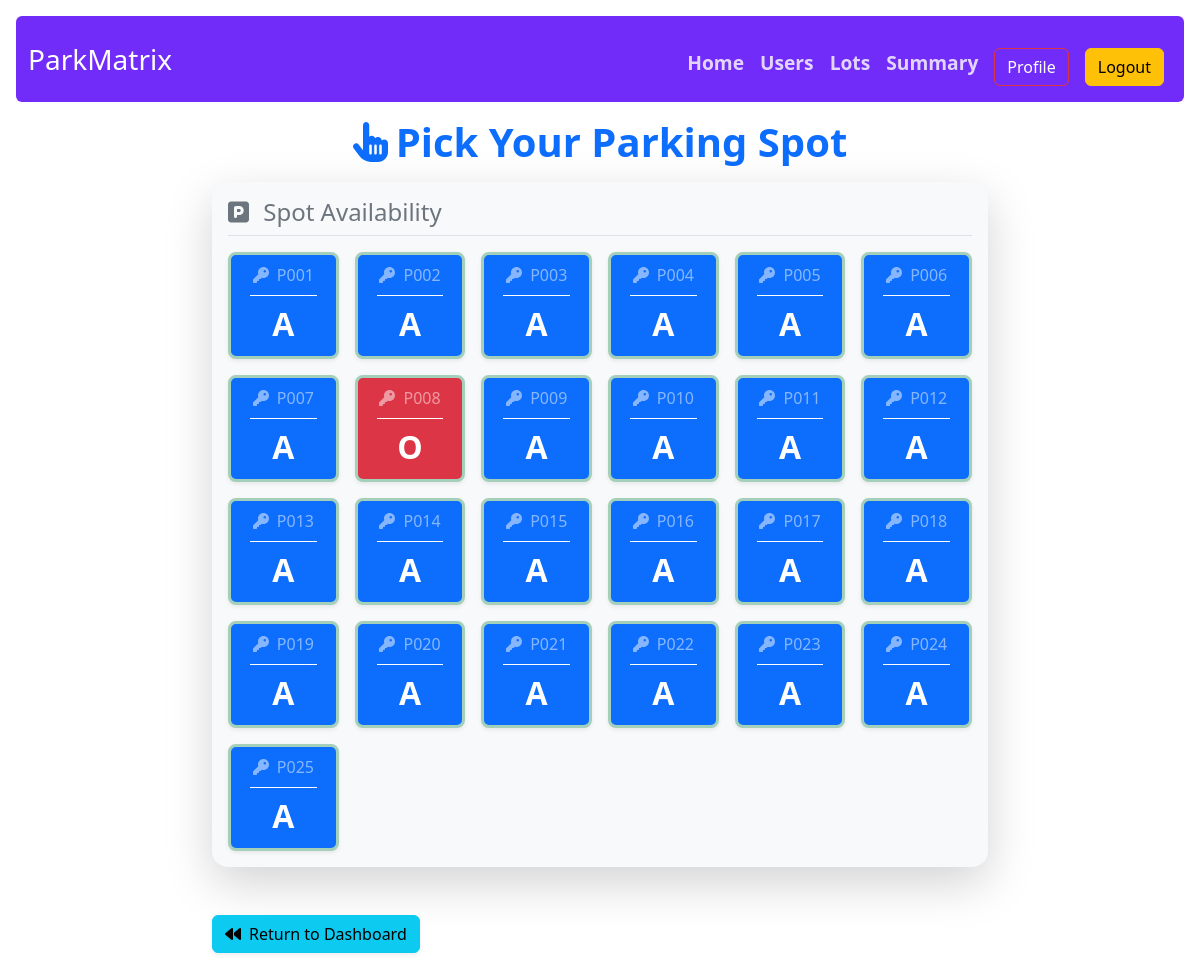
Page /book_spot/1 (signed in) on the earlier database version.
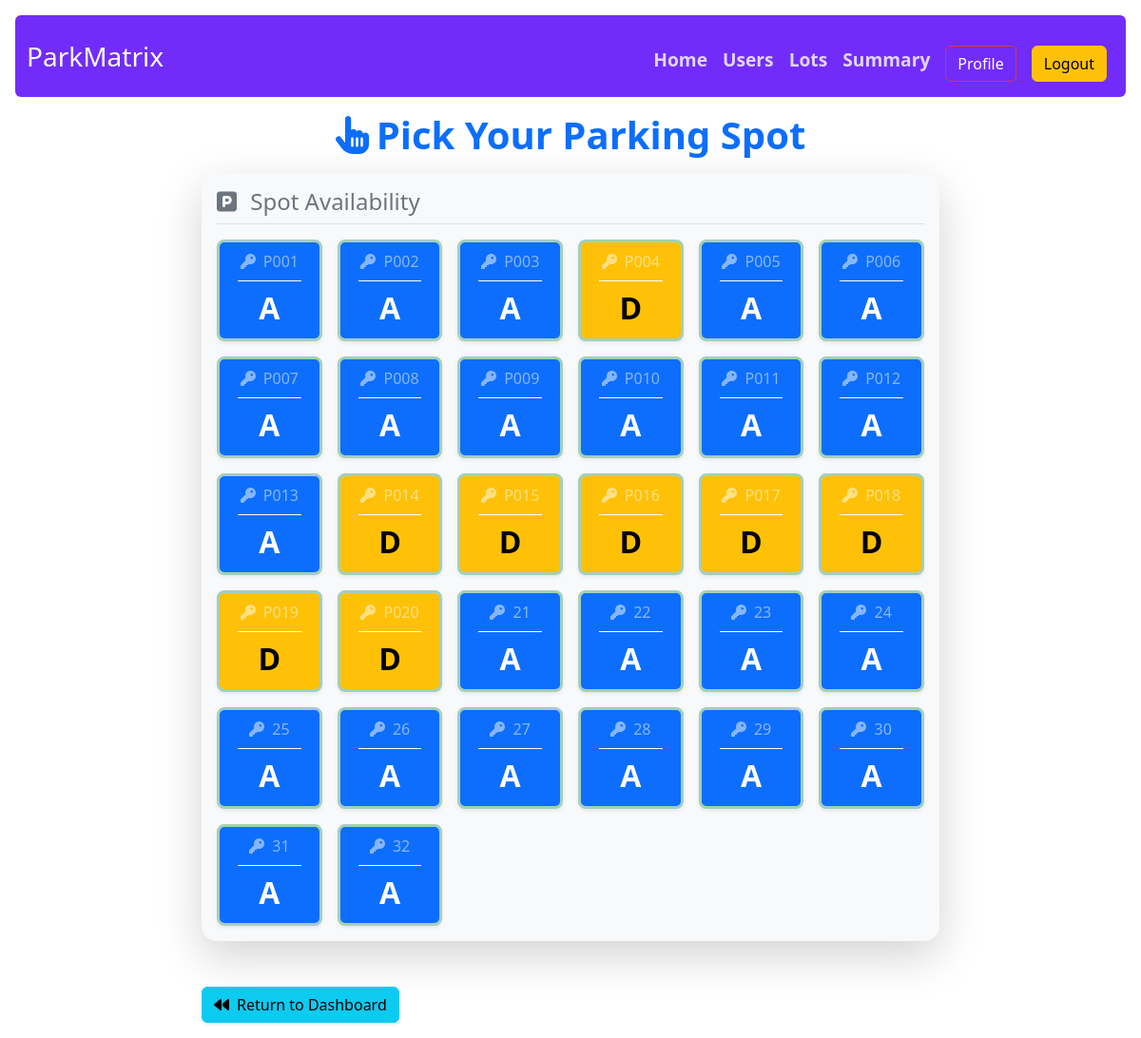
Same page on the later database version.
### models.py (models this page shows)
class ParkingSpot(db.Model):
    id = db.Column(db.Integer , primary_key = True)
    lot_id = db.Column(db.Integer, db.ForeignKey(ParkingLot.id), nullable = False)
    occupied_status = db.Column(db.Boolean , nullable = False , default = False)
    spot_number = db.Column(db.String(6), nullable = False)
    deleted_spot = db.Column(db.Boolean,default=True,nullable = False)
    booked_spots = db.relationship("Bookedspot", backref="parking_spot", lazy=True)

### routes.py (the view)
@app.route('/book_spot/<int:lot_id>')
@auth_required
def book_spot(lot_id):
    user = User.query.get(session['user_id'])
    if Bookedspot.query.filter_by(user_id=user.id, vehicle_released=False).first():
        flash("You already have an active booking.")
        return redirect(url_for('user_dashboard'))
    spots = ParkingSpot.query.filter_by(lot_id=lot_id).all()
    if not spots:
        flash("Invalid lot or no spots available.")
        return redirect(url_for('user_dashboard'))
    return render_template('lots_list.html', spots=spots)

### routes.py (called while the page is built)
@app.context_processor
def inject_user():
    user = None
    if 'user_id' in session:
        user = User.query.get(session['user_id'])
    return dict(user=user)

def auth_required(func):
    @wraps(func)
    def inner(*args, **kwargs):
        if 'user_id' in session:
            return func(*args, **kwargs)
        else:
            flash("Please log in first.")
            return redirect(url_for('login'))
    return inner

### templates/lots_list.html (shortened to what this page needs)
{% extends 'layout.html' %}
{% block content %}
<div class="container-fluid my-3">
    <h1 class="text-center text-primary fw-bold mb-3"><i class="fa-solid fa-hand-pointer me-2"></i>Pick Your Parking Spot</h1>
    <div class="row justify-content-center">
        <div class="col-12 col-md-10 col-lg-8">
            <div class="p-3 bg-light rounded-4 shadow-lg mb-3">
                <h2 class="text-start fs-4 mb-3 border-bottom pb-2 text-secondary">
                    <i class="fa-solid fa-square-parking me-2"></i> Spot Availability
                </h2>
                <div class="row row-cols-3 row-cols-md-4 row-cols-lg-6 g-3 justify-content-start">
                    {% for spot in spots %}
                        <div class="col">
                            {% if spot.occupied_status  %}
                                <a href="{{ url_for('book_this_spot', spot_id = spot.id) }}" class="text-decoration-none d-block h-100">
                                    <button type="button" class="btn btn-danger w-100 h-100 shadow-sm border border-3 border-success-subtle rounded-3 d-flex flex-column align-items-center justify-content-between p-2">
                                        <p class="fs-6 text-white-50 fw-light mb-1"><i class="fa-solid fa-key me-1"></i> {{ spot.spot_number }}</p>
                                        <div class="w-75 border-bottom border-1 border-white my-1"></div>
                                        <p class="fs-2 fw-bold mb-0">O</p>
                                    </button>
                                </a>
                            {% elif not spot.deleted_spot %}
                            <a href="{{ url_for('book_this_spot', spot_id = spot.id) }}"
                                class="btn btn-warning w-100 h-100 shadow-sm border border-3 border-success-subtle rounded-3 d-flex flex-column align-items-center justify-content-between p-2">
                                <p class="fs-6 text-white-50 fw-light mb-1"><i class="fa-solid fa-key me-1"></i> {{
                                    spot.spot_number }}</p>
                                <div class="w-75 border-bottom border-1 border-white my-1"></div>
                                <p class="fs-2 fw-bold mb-0">D</p>
                            </a>
                            {% else %}
                            <a href="{{ url_for('book_this_spot', spot_id = spot.id) }}"
                                class="btn btn-primary w-100 h-100 shadow-sm border border-3 border-success-subtle rounded-3 d-flex flex-column align-items-center justify-content-between p-2">
                                <p class="fs-6 text-white-50 fw-light mb-1"><i class="fa-solid fa-key me-1"></i> {{
                                    spot.spot_number }}</p>
                                <div class="w-75 border-bottom border-1 border-white my-1"></div>
                                <p class="fs-2 fw-bold mb-0">A</p>
                            </a>
                            {% endif %}
                        </div>
                    {% endfor %}
                </div>
            </div>
            <div class="text-start mt-5">
                <a href="{{ url_for('return_to_dashboard') }}" class="btn btn-info shadow-sm">
                    <i class="fa-solid fa-backward me-2"></i>Return to Dashboard
                </a>
            </div>
        </div>
    </div>
</div>
{% endblock %}

Differences in the rows shown:
changed ParkingSpot (number 4 of 32 on the later page): deleted_spot "A" → "D"
changed ParkingSpot (number 8 of 32 on the later page): occupied_status "O" → "A"
changed ParkingSpot (number 14 of 32 on the later page): deleted_spot "A" → "D"
changed ParkingSpot (number 15 of 32 on the later page): deleted_spot "A" → "D"
changed ParkingSpot (number 16 of 32 on the later page): deleted_spot "A" → "D"
changed ParkingSpot (number 17 of 32 on the later page): deleted_spot "A" → "D"
changed ParkingSpot (number 18 of 32 on the later page): deleted_spot "A" → "D"
changed ParkingSpot (number 19 of 32 on the later page): deleted_spot "A" → "D"
changed ParkingSpot (number 20 of 32 on the later page): deleted_spot "A" → "D"
changed ParkingSpot (number 21 of 32 on the later page): spot_number "P021" → "21"
changed ParkingSpot (number 22 of 32 on the later page): spot_number "P022" → "22"
changed ParkingSpot (number 23 of 32 on the later page): spot_number "P023" → "23"
changed ParkingSpot (number 24 of 32 on the later page): spot_number "P024" → "24"
changed ParkingSpot (number 25 of 32 on the later page): spot_number "P025" → "25"
now on this page (row edited): ParkingSpot: spot_number "26"
now on this page (row edited): ParkingSpot: spot_number "27"
now on this page (row edited): ParkingSpot: spot_number "28"
now on this page (row edited): ParkingSpot: spot_number "29"
now on this page (row edited): ParkingSpot: spot_number "30"
now on this page (row edited): ParkingSpot: spot_number "31"
now on this page (row edited): ParkingSpot: spot_number "32"
